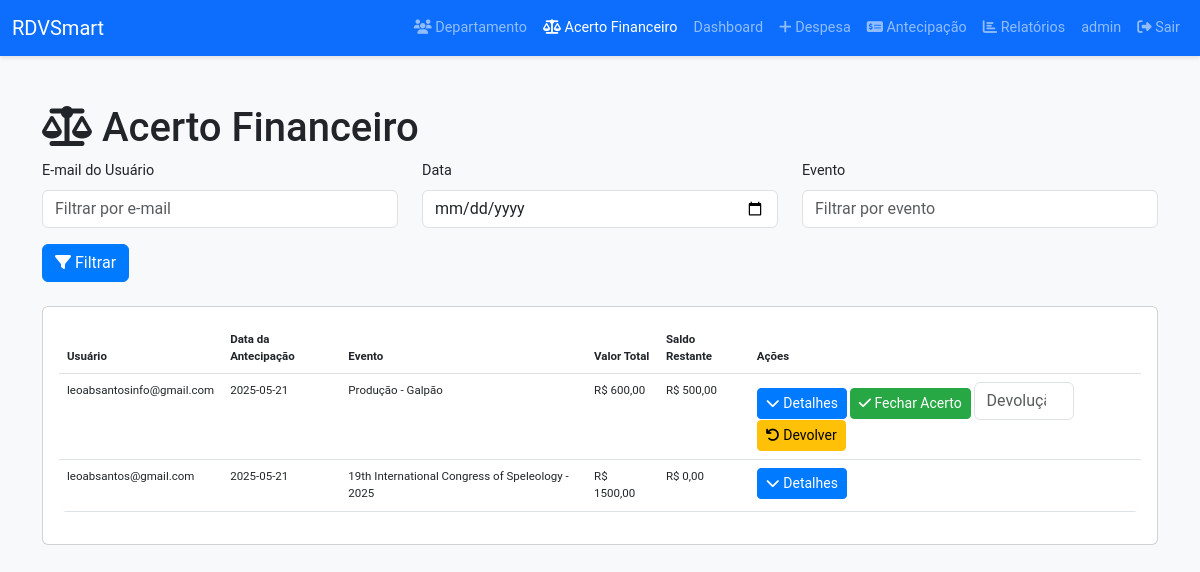
The app's page /financial_settlement (signed in) with its own data.
### app.py (models this page shows)
class User(UserMixin, db.Model):
    id = db.Column(db.Integer, primary_key=True)
    username = db.Column(db.String(80), unique=True, nullable=False)
    email = db.Column(db.String(120), unique=True, nullable=False)
    password_hash = db.Column(db.String(128), nullable=False)
    is_manager = db.Column(db.Boolean, default=False)
    approval_limit = db.Column(db.Float, default=0.0)
    manager_id = db.Column(db.Integer, db.ForeignKey('user.id'), nullable=True)
    approval_level = db.Column(db.Integer, default=1)  # 1=Usuário, 2=Gestor, 3=Admin
    groups = db.relationship('GroupMembership', backref='user', lazy=True)
    expenses = db.relationship('Expense', backref='user', lazy=True)
    advances = db.relationship('Advance', backref='user', lazy=True)
    manager = db.relationship('User', remote_side=[id], back_populates='managed_users', foreign_keys=[manager_id])
    managed_users = db.relationship('User', back_populates='manager', foreign_keys=[manager_id])

class FinancialSettlement(db.Model):
    id = db.Column(db.Integer, primary_key=True)
    advance_id = db.Column(db.Integer, db.ForeignKey('advance.id'), nullable=False)
    user_id = db.Column(db.Integer, db.ForeignKey('user.id'), nullable=False)
    total_amount = db.Column(db.Float, nullable=False)
    used_amount = db.Column(db.Float, nullable=False, default=0.0)
    balance = db.Column(db.Float, nullable=False)
    status = db.Column(db.String(20), default='OPEN')  # OPEN, CLOSED
    created_at = db.Column(db.DateTime, nullable=False, default=datetime.utcnow)
    advance = db.relationship('Advance', backref='settlements', lazy=True)
    user = db.relationship('User', backref='settlements', lazy=True)

class Event(db.Model):
    id = db.Column(db.Integer, primary_key=True)
    cadastro = db.Column(db.String(100))
    mes_evento = db.Column(db.String(50))
    nome_evento = db.Column(db.String(100))
    local_evento = db.Column(db.String(100))
    responsavel = db.Column(db.String(100))
    data_evento = db.Column(db.String(50))
    termino_evento = db.Column(db.String(50))
    data_montagem_inicial = db.Column(db.String(50))
    data_desmontagem_final = db.Column(db.String(50))
    horario_montagem_inicial = db.Column(db.String(50))
    horario_montagem_final = db.Column(db.String(50))
    horario_desmontagem_inicial = db.Column(db.String(50))
    horario_desmontagem_final = db.Column(db.String(50))
    data_entrada_expositor = db.Column(db.String(50))
    horario_entrada_expositor = db.Column(db.String(50))
    manual_expositor = db.Column(db.String(200))
    planta_evento = db.Column(db.String(200))
    montagem_basica_inclusa = db.Column(db.String(50))
    observacao = db.Column(db.Text)
    telefone_local_evento = db.Column(db.String(50))
    last_updated = db.Column(db.DateTime, default=datetime.utcnow)
    expenses = db.relationship('Expense', backref='event', lazy=True)

### app.py (the view)
@app.route('/financial_settlement', methods=['GET'])
@login_required
def financial_settlement():
    user_email = request.args.get('user_email')
    date = request.args.get('date')
    event_name = request.args.get('event_name')
    query = FinancialSettlement.query.join(Advance).join(User)
    if current_user.approval_level != 3:
        query = query.filter(FinancialSettlement.user_id == current_user.id)
    if user_email:
        query = query.filter(User.email.ilike(f'%{user_email}%'))
    if date:
        query = query.filter(FinancialSettlement.created_at >= datetime.strptime(date, '%Y-%m-%d'))
    if event_name:
        query = query.join(Event, Advance.event_id == Event.id).filter(Event.nome_evento.ilike(f'%{event_name}%'))
    settlements = query.all()
    return render_template('financial_settlement.html', settlements=settlements)

### app.py (called while the page is built)
@login_manager.user_loader
def load_user(user_id):
    return User.query.get(int(user_id))

### templates/financial_settlement.html (shortened to what this page needs)
<!DOCTYPE html>
<html lang="pt-BR">
<head>
    <link href="https://cdn.jsdelivr.net/npm/bootstrap@5.3.0/dist/css/bootstrap.min.css" rel="stylesheet">
    <link rel="stylesheet" href="https://cdnjs.cloudflare.com/ajax/libs/font-awesome/6.4.0/css/all.min.css">
    <link rel="stylesheet" href="{{ url_for('static', filename='styles.css') }}">
</head>
<body>
    <nav class="navbar navbar-expand-lg navbar-dark bg-primary">
        <div class="container-fluid">
            <a class="navbar-brand" href="{{ url_for('index') }}">RDVSmart</a>
            <div class="collapse navbar-collapse" id="navbarNav">
                <ul class="navbar-nav ms-auto">
                    {% if current_user.approval_level == 3 %}
                    <li class="nav-item">
                        <a class="nav-link" href="{{ url_for('create_group') }}"><i class="fas fa-users"></i> Departamento</a>
                    </li>
                    <li class="nav-item">
                        <a class="nav-link active" href="{{ url_for('financial_settlement') }}"><i class="fas fa-balance-scale"></i> Acerto Financeiro</a>
                    </li>
                    {% endif %}
                    <li class="nav-item">
                        <a class="nav-link" href="{{ url_for('index') }}">Dashboard</a>
                    </li>
                    <li class="nav-item">
                        <a class="nav-link" href="{{ url_for('add_expense') }}"><i class="fas fa-plus"></i> Despesa</a>
                    </li>
                    <li class="nav-item">
                        <a class="nav-link" href="{{ url_for('advance_request') }}"><i class="fas fa-money-check-alt"></i> Antecipação</a>
                    </li>
                    <li class="nav-item">
                        <a class="nav-link" href="{{ url_for('report') }}"><i class="fas fa-chart-bar"></i> Relatórios</a>
                    </li>
                    <li class="nav-item">
                        <span class="nav-link">{{ current_user.username }}</span>
                    </li>
                    <li class="nav-item">
                        <a class="nav-link" href="{{ url_for('logout') }}"><i class="fas fa-sign-out-alt"></i> Sair</a>
                    </li>
                </ul>
            </div>
        </div>
    </nav>
    <div class="container mt-5 animate-fade-in">
        <h1><i class="fas fa-balance-scale"></i> Acerto Financeiro</h1>
        <form method="GET" class="mb-4">
            <div class="row">
                <div class="col-md-4 mb-3">
                    <label for="user_email" class="form-label">E-mail do Usuário</label>
                    <input type="email" name="user_email" id="user_email" class="form-control" value="{{ request.args.get('user_email', '') }}" placeholder="Filtrar por e-mail">
                </div>
                <div class="col-md-4 mb-3">
                    <label for="date" class="form-label">Data</label>
                    <input type="date" name="date" id="date" class="form-control" value="{{ request.args.get('date', '') }}">
                </div>
                <div class="col-md-4 mb-3">
                    <label for="event_name" class="form-label">Evento</label>
                    <input type="text" name="event_name" id="event_name" class="form-control" value="{{ request.args.get('event_name', '') }}" placeholder="Filtrar por evento">
                </div>
            </div>
            <button type="submit" class="btn btn-primary"><i class="fas fa-filter"></i> Filtrar</button>
        </form>
        <div class="card">
            <div class="card-body">
                <div class="scrollable-table">
                    <table class="table table-hover table-expandable">
                        <thead class="sticky-header">
                            <tr>
                                <th>Usuário</th>
                                <th>Data da Antecipação</th>
                                <th>Evento</th>
                                <th>Valor Total</th>
                                <th>Saldo Restante</th>
                                <th>Ações</th>
                            </tr>
                        </thead>
                        <tbody>
                            {% for settlement in settlements %}
                                <tr class="settlement-row" data-id="{{ settlement.id }}">
                                    <td>{{ settlement.user.email }}</td>
                                    <td>{{ settlement.created_at.strftime('%Y-%m-%d') }}</td>
                                    <td>{{ settlement.advance.event.nome_evento if settlement.advance.event else 'Nenhum' }}</td>
                                    <td>R$ {{ "{:.2f}".format(settlement.total_amount).replace('.', ',') }}</td>
                                    <td>R$ {{ "{:.2f}".format(settlement.balance).replace('.', ',') }}</td>
                                    <td>
                                        <button class="btn btn-primary btn-sm toggle-details" data-id="{{ settlement.id }}">
                                            <i class="fas fa-chevron-down"></i> Detalhes
                                        </button>
                                        {% if settlement.status == 'OPEN' and current_user.approval_level == 3 %}
                                            <form action="{{ url_for('close_settlement', settlement_id=settlement.id) }}" method="POST" style="display:inline;">
                                                <button type="submit" class="btn btn-sm btn-success"><i class="fas fa-check"></i> Fechar Acerto</button>
                                            </form>
                                            <form action="{{ url_for('refund_settlement', settlement_id=settlement.id) }}" method="POST" style="display:inline;" class="refund-form">
                                                <input type="number" name="refund_amount" step="0.01" min="0" max="{{ settlement.balance }}" class="form-control d-inline-block" style="width: 100px;" placeholder="Devolução" required>
                                                <button type="submit" class="btn btn-sm btn-warning"><i class="fas fa-undo"></i> Devolver</button>
                                            </form>
                                        {% endif %}
                                    </td>
                                </tr>
                            {% endfor %}
                        </tbody>
                    </table>
                </div>
            </div>
        </div>
    </div>
</body>
</html>

### static/styles.css (style rules this page uses)
body { font-family: 'Roboto', sans-serif; background-color: #f8f9fa; }
.navbar { box-shadow: 0 2px 4px rgba(0,0,0,0.1); }
.card { transition: transform 0.3s ease, box-shadow 0.3s ease; }
.table { background-color: #fff; border-radius: 8px; overflow: hidden; }
.btn-primary { background-color: #007bff; border-color: #007bff; transition: background-color 0.3s ease; }
.btn-success { background-color: #28a745; border-color: #28a745; }
.animate-fade-in { animation: fadeIn 0.5s ease-in; }

### templates/financial_settlement.html (style rules this page uses)
body { font-size: 0.9rem; }
table { font-size: 0.72rem; }
.sticky-header { position: sticky; top: 0; background: white; z-index: 1; }
.scrollable-table { max-height: 600px; overflow-y: auto; }

### records on screen
User: username "admin"
FinancialSettlement: user.email "leoabsantosinfo@gmail.com", created_at "2025-05-21", advance.event "Produção - Galpão", total_amount "600,00", balance "500,00"
FinancialSettlement: user.email "leoabsantos@gmail.com", created_at "2025-05-21", advance.event "19th International Congress of Speleology - 2025", total_amount "1500,00", balance "0,00"
